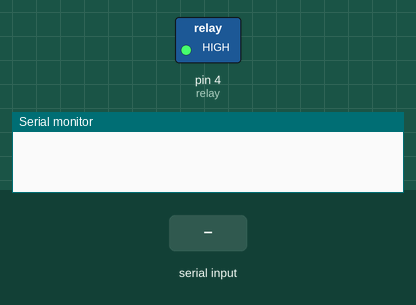
Bench run of a sketch on a simulated Arduino Uno, built with avr-gcc and run on an emulated ATmega328P. On the bench: switched loads named in the sketch (green lamp = pin HIGH), the last lines printed to the serial monitor. The inputs (shaded band) are chosen by the test bench.

Above: at 1.2 s.
1.3 s: "A" received over Serial
At 2.2 s:
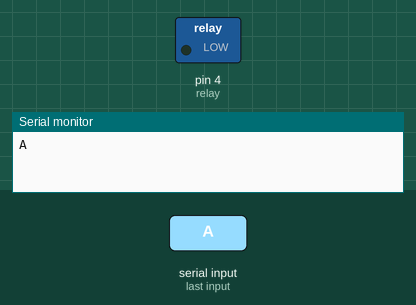
2.8 s: "S" received over Serial
At 3.3 s:
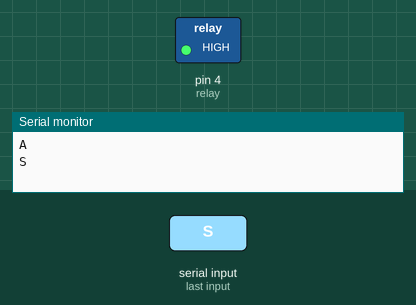
Timing chart, 0 to 5.8 s (numbered marks = the images above; inputs shaded):
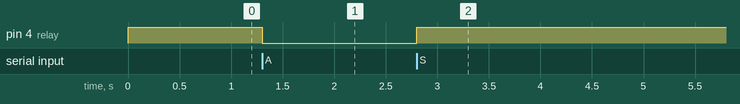

Measured:
- after the input at 1.3 s, pin 4 (relay): HIGH → LOW at once
- after the input at 2.8 s, pin 4 (relay): LOW → HIGH at once

The sketch:

diya.ino
```cpp
int relay = 4;
char data;
void setup() {
  // put your setup code here, to run once:
  Serial.begin(9600);
  pinMode(relay, OUTPUT);
  digitalWrite(relay, HIGH);
}

void loop() {
  // put your main code here, to run repeatedly:
  if(Serial.available())
  {
    data = Serial.read();
    if(data == 'A')
    {
      digitalWrite(relay, LOW);
    }
    if(data == 'S')
    {
      digitalWrite(relay, HIGH);
    }
    Serial.println(data);
  }
}
```
